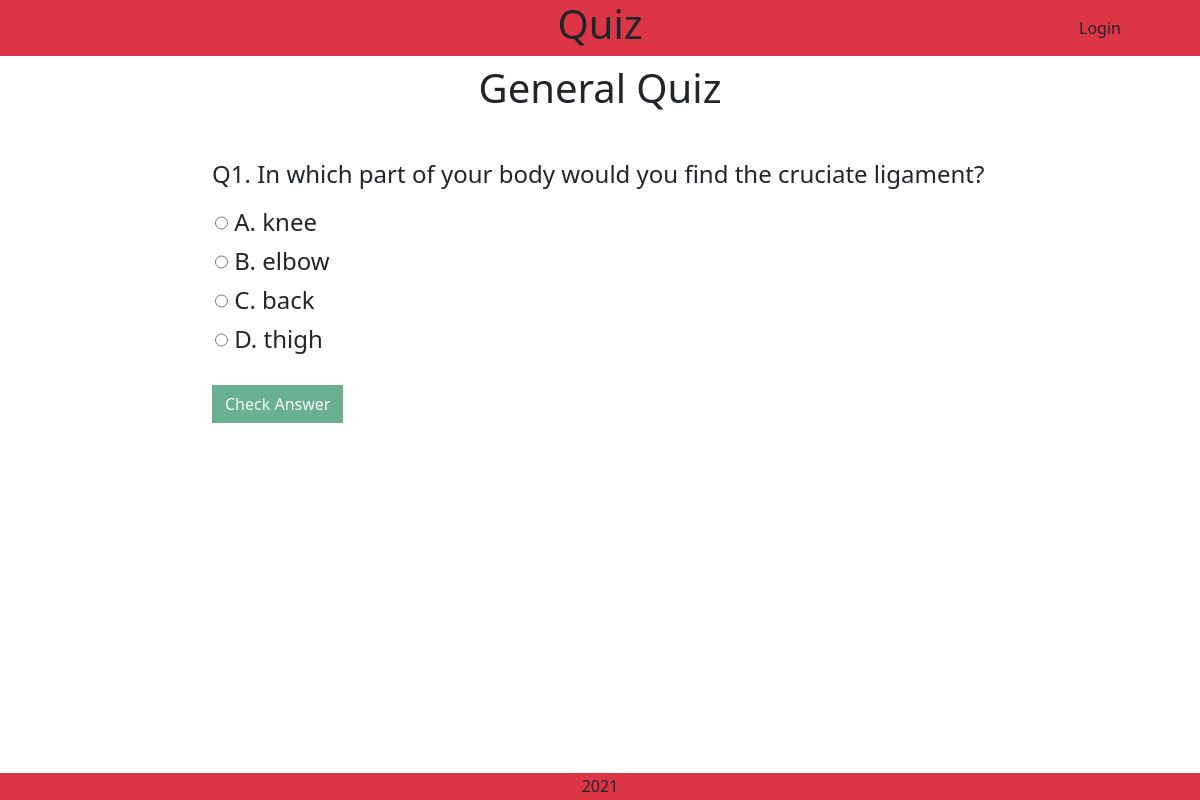
Screenshot of /quiz/questionnaire/8/0 with the database file from the repository.
### quiz/models.py (models this page shows, shortened)
class Quiz(models.Model):
    class Meta:
        verbose_name_plural = "Quiz"
    quiz_name = models.CharField(max_length=254)

class Questions(models.Model):
    class Meta:
        verbose_name_plural = "Questions"
    quiz = models.ForeignKey(
            'Quiz', null=False, blank=False, on_delete=models.CASCADE,
            related_name='questions')
    question = models.CharField(max_length=254)
    first_answer = models.CharField(max_length=254)
    second_answer = models.CharField(max_length=254)
    third_answer = models.CharField(max_length=254)
    fourth_answer = models.CharField(max_length=254)
    answer = models.CharField(max_length=254)

### quiz/views.py (the view)
# urls.py: path('questionnaire/<int:quiz_id>/<int:num>', views.questionnaire, name='questionnaire'),
def questionnaire(request, quiz_id, num=0):
    if num==0:
        num=0
        quiz_id=quiz_id
    else:
        quiz_id = random_number_decode(quiz_id)
        num = random_number_decode(num)
    question_id=[]
    request.session.modified = True
    if num==0:
        questions = Questions.objects.all().filter(quiz=quiz_id)
    else:
        questions = Questions.objects.all().filter(quiz=quiz_id)
    for question in questions:
        question_id.append(question.id)
    final = len(question_id)
    if num==0 and 'answer' not in request.session:
        print('new session')
        request.session['answer']= {}
        print(request.session['answer'])
        request.session['quiz']= {'quiz_id': quiz_id}
    quiz = get_object_or_404(Quiz, id=quiz_id)
    if num==0:
        actual_question = get_object_or_404(Questions, id=question_id[num])
    else:
        actual_question = get_object_or_404(Questions, id=question_id[num])
    crypt= {
        "A": randon_word(6),
        "B": randon_word(6),
        "C": randon_word(6),
        "D": randon_word(6),
        "id": actual_question.id,
        'length': final,
        }
    answer = crypt[actual_question.answer]
    quiz_url = random_number_encode(quiz_id)
    context = {
        'quiz_url': quiz_url,
        'crypt': json.dumps(crypt),
        'answer': answer,
        'final': final,
        'next': num+1,
        'next_url': random_number_encode(num+1),
        'quiz': quiz,
        'question': actual_question,
    }
    return render(request, 'quiz/questionnaire.html', context)

### quiz/views.py (called while the page is built)
def randon_word(length):
    alphabet = string.ascii_letters + string.digits + string.punctuation
    password = ''.join(secrets.choice(alphabet) for i in range(length))
    return password

def random_number_encode(num):
    new_num = (num+3)*10233553+11
    return new_num

### quiz/templates/quiz/questionnaire.html (shortened to what this page needs)
{% extends "base.html" %}
{% load static %}
{% block extra_css %}
    <link rel="stylesheet" href="{% static 'quiz/css/quiz.css' %}">
{% endblock %}
{% block content %}
    <div class="h1 text-center mt-2">{{ quiz.quiz_name }}</div>
    <div class="row m-0 mt-5">
        <div class="col-2 mb-2"></div>
        <div class="col-10 mb-3 h4">Q{{ next }}. {{ question.question }}</div>
        <div class="col-2 mb-2"></div>
        <div class="radio h4 col-10">
            <form id="answer" action="{% url 'questionnaire' quiz_url next_url %}" method="POST" class="answer">
                <label><input type="radio" name="answer" value="A.{{ question.first_answer }}"> A. {{ question.first_answer }}</label><br>
                <label><input type="radio" name="answer" value="B.{{ question.second_answer }}"> B. {{ question.second_answer }}</label><br>
                <label><input type="radio" name="answer" value="C.{{ question.third_answer }}"> C. {{ question.third_answer }}</label><br>
                <label><input type="radio" name="answer" value="D.{{ question.fourth_answer }}"> D. {{ question.fourth_answer }}</label>
            </form>
        </div>
    </div>
    <div class="row m-0 mt-3">
        <div class="col-2"></div>
        {% if question %}
            <div class="col-10">
                <button class="check btn btn-success rounded-0 text-light">Check Answer</button>
            </div>
        {% endif %}
    </div>
{% endblock %}

### static/css/base.css (style rules this page uses)
body, html { margin: 0; display: flex; flex-direction: column; height: 100vh; }
input { height: 30px; }

### quiz/static/quiz/css/quiz.css (style rules this page uses)
label { margin: 3px; }
input[type="radio"] { margin-bottom: 3px; vertical-align: middle; }

### rows the page displays
Quiz: quiz_name "General Quiz"
Questions: question "In which part of your body would you find the cruciate ligament?", first_answer "knee", second_answer "elbow", third_answer "back", fourth_answer "thigh"

### other values shown
{{ next }} "1"
